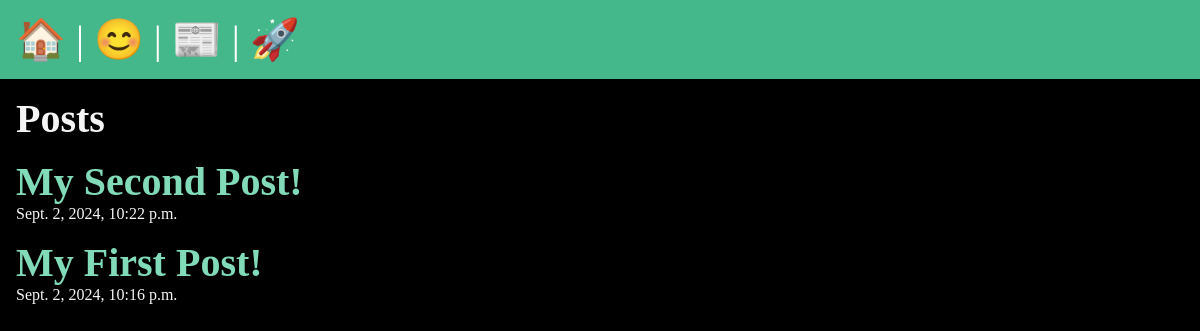
The app's page /posts/, older data.
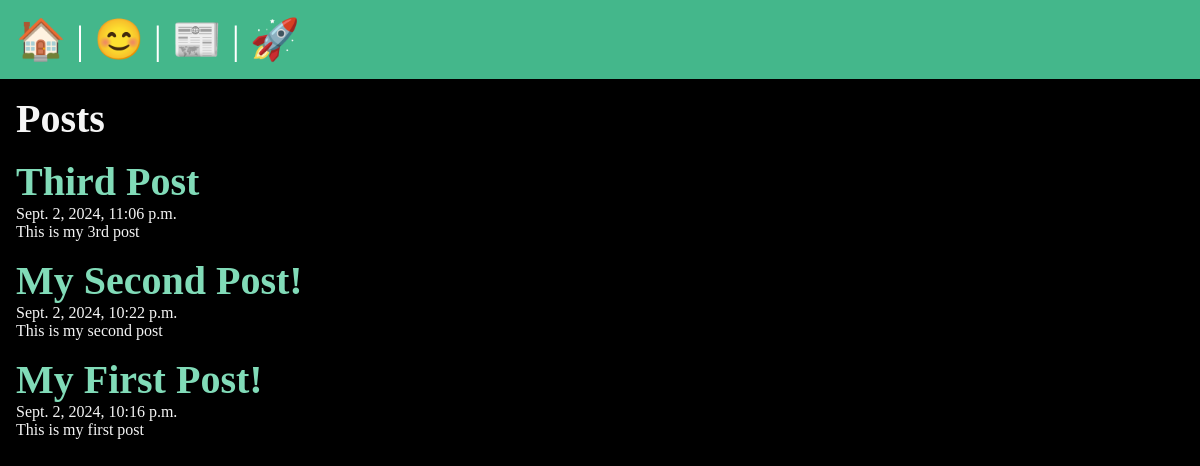
The same page, newer data.
### posts/models.py (models this page shows, shortened)
class Post(models.Model):
    title = models.CharField(max_length=100)
    body = models.TextField()
    slug = models.SlugField(max_length=100)
    date = models.DateTimeField(auto_now_add=True)
    banner = models.ImageField(default='fallback.png', blank=True)

### posts/views.py (the view)
# urls.py: path('', views.posts_list, name='list'),
def posts_list(request):
    posts = Post.objects.all().order_by('-date')
    return render(request, 'posts/posts_list.html', {'posts': posts})

### posts/templates/posts/posts_list.html (shortened to what this page needs)
{% extends 'layout.html' %}
{% block content %}
  <section>
    <h1>Posts</h1>
    {% for post in posts %}
      <article class="post">
        <h2>
          <a href="{% url 'posts:page' slug=post.slug %}">
            {{ post.title }}
          </a>
        </h2>
        <p>{{ post.date }}</p>
        <p>{{ post.body }}</p>
      </article>
    {% endfor %}
  </section>
{% endblock %}

### templates/layout.html (shortened to what this page needs)
<!DOCTYPE html>
{% load static %}
<html lang="en">
  <head>
    <link rel="stylesheet" href="{% static 'css/style.css' %}" />
  </head>
  <body>
    <nav>
      <a href="/">
        <span role='img' aria-label='Home' title="Home">🏠</span>
      </a> |
      <a href="/about">
        <span role='img' aria-label='About' title="About">😊</span>
      </a> |
      <a href="{% url 'posts:list' %}">
        <span role='img' aria-label='Post' title="Post">📰</span>
      </a> |
      <a href="{% url 'users:register' %}" title="Register">
        <span role='img' aria-label='Register'>🚀</span>
      </a>
    </nav>
    <main>{% block content %} {% endblock %}</main>
  </body>
</html>

Row changes from the older to the newer data that the page shows:
added Post: title "Third Post", date "Sept. 2, 2024, 11:06 p.m.", body "This is my 3rd post"
changed Post "My Second Post!": body (not shown) → "This is my second post"
changed Post "My First Post!": body (not shown) → "This is my first post"
